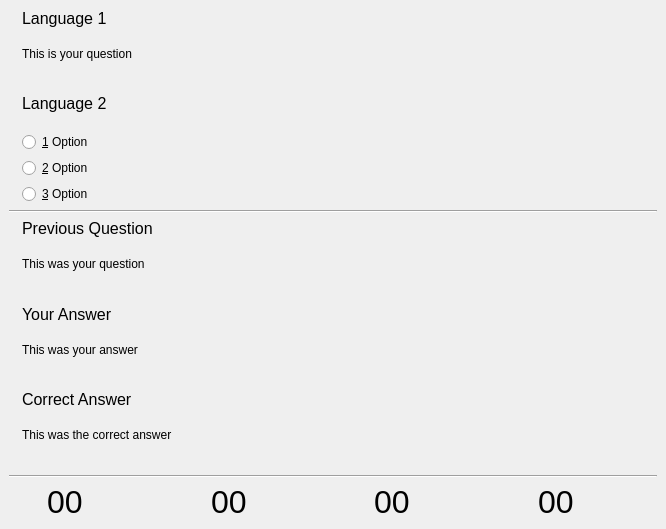
<ui version="4.0" >
 <author>Peter Hedlund &lt;peter.hedlund@kdemail.net></author>
 <class>MultipleViewBase</class>
 <widget class="QWidget" name="MultipleViewBase" >
  <property name="geometry" >
   <rect>
    <x>0</x>
    <y>0</y>
    <width>666</width>
    <height>529</height>
   </rect>
  </property>
  <property name="sizePolicy" >
   <sizepolicy vsizetype="Preferred" hsizetype="Preferred" >
    <horstretch>0</horstretch>
    <verstretch>0</verstretch>
   </sizepolicy>
  </property>
  <property name="minimumSize" >
   <size>
    <width>0</width>
    <height>0</height>
   </size>
  </property>
  <layout class="QGridLayout" >
   <property name="leftMargin" >
    <number>0</number>
   </property>
   <property name="topMargin" >
    <number>0</number>
   </property>
   <property name="rightMargin" >
    <number>0</number>
   </property>
   <property name="bottomMargin" >
    <number>0</number>
   </property>
   <item row="0" column="0" >
    <widget class="QStackedWidget" name="stackedWidget" >
     <property name="currentIndex" >
      <number>0</number>
     </property>
     <widget class="QWidget" name="pageQuiz" >
      <layout class="QGridLayout" >
       <item row="0" column="0" >
        <layout class="QGridLayout" >
         <property name="leftMargin" >
          <number>0</number>
         </property>
         <property name="topMargin" >
          <number>0</number>
         </property>
         <property name="rightMargin" >
          <number>0</number>
         </property>
         <property name="bottomMargin" >
          <number>0</number>
         </property>
         <property name="horizontalSpacing" >
          <number>6</number>
         </property>
         <property name="verticalSpacing" >
          <number>6</number>
         </property>
         <item row="0" column="1" >
          <widget class="QLabel" name="lblQuestionLanguage" >
           <property name="sizePolicy" >
            <sizepolicy vsizetype="Fixed" hsizetype="Expanding" >
             <horstretch>0</horstretch>
             <verstretch>0</verstretch>
            </sizepolicy>
           </property>
           <property name="minimumSize" >
            <size>
             <width>0</width>
             <height>32</height>
            </size>
           </property>
           <property name="font" >
            <font>
             <pointsize>12</pointsize>
             <weight>50</weight>
             <italic>false</italic>
             <bold>false</bold>
             <underline>false</underline>
             <strikeout>false</strikeout>
            </font>
           </property>
           <property name="toolTip" >
            <string>The question</string>
           </property>
           <property name="whatsThis" >
            <string>Language or other identifier for the question</string>
           </property>
           <property name="text" >
            <string>Language 1</string>
           </property>
           <property name="alignment" >
            <set>Qt::AlignTop</set>
           </property>
          </widget>
         </item>
         <item row="1" column="1" >
          <widget class="QLabel" name="lblQuestion" >
           <property name="sizePolicy" >
            <sizepolicy vsizetype="Preferred" hsizetype="Expanding" >
             <horstretch>0</horstretch>
             <verstretch>0</verstretch>
            </sizepolicy>
           </property>
           <property name="toolTip" >
            <string>The question</string>
           </property>
           <property name="whatsThis" >
            <string>The question</string>
           </property>
           <property name="text" >
            <string>This is your question</string>
           </property>
           <property name="textFormat" >
            <enum>Qt::AutoText</enum>
           </property>
           <property name="scaledContents" >
            <bool>false</bool>
           </property>
           <property name="alignment" >
            <set>Qt::AlignTop</set>
           </property>
          </widget>
         </item>
         <item row="0" column="0" >
          <widget class="QLabel" name="picQuestion" >
           <property name="sizePolicy" >
            <sizepolicy vsizetype="Fixed" hsizetype="Fixed" >
             <horstretch>0</horstretch>
             <verstretch>0</verstretch>
            </sizepolicy>
           </property>
           <property name="maximumSize" >
            <size>
             <width>32</width>
             <height>32</height>
            </size>
           </property>
           <property name="toolTip" >
            <string>The question</string>
           </property>
           <property name="pixmap" >
            <pixmap/>
           </property>
           <property name="scaledContents" >
            <bool>true</bool>
           </property>
          </widget>
         </item>
        </layout>
       </item>
       <item row="1" column="0" >
        <layout class="QGridLayout" >
         <property name="leftMargin" >
          <number>0</number>
         </property>
         <property name="topMargin" >
          <number>0</number>
         </property>
         <property name="rightMargin" >
          <number>0</number>
         </property>
         <property name="bottomMargin" >
          <number>0</number>
         </property>
         <property name="horizontalSpacing" >
          <number>6</number>
         </property>
         <property name="verticalSpacing" >
          <number>6</number>
         </property>
         <item row="0" column="0" >
          <widget class="QLabel" name="picAnswer" >
           <property name="sizePolicy" >
            <sizepolicy vsizetype="Fixed" hsizetype="Fixed" >
             <horstretch>0</horstretch>
             <verstretch>0</verstretch>
            </sizepolicy>
           </property>
           <property name="maximumSize" >
            <size>
             <width>32</width>
             <height>32</height>
            </size>
           </property>
           <property name="toolTip" >
            <string>Your choices</string>
           </property>
           <property name="pixmap" >
            <pixmap/>
           </property>
           <property name="scaledContents" >
            <bool>true</bool>
           </property>
          </widget>
         </item>
         <item row="2" column="1" >
          <widget class="QRadioButton" name="opt2" >
           <property name="sizePolicy" >
            <sizepolicy vsizetype="Preferred" hsizetype="Expanding" >
             <horstretch>0</horstretch>
             <verstretch>0</verstretch>
            </sizepolicy>
           </property>
           <property name="minimumSize" >
            <size>
             <width>0</width>
             <height>20</height>
            </size>
           </property>
           <property name="toolTip" >
            <string>Your choices</string>
           </property>
           <property name="whatsThis" >
            <string>Three choices for the answer. One is correct.</string>
           </property>
           <property name="text" >
            <string>&amp;2 Option</string>
           </property>
          </widget>
         </item>
         <item row="1" column="1" >
          <widget class="QRadioButton" name="opt1" >
           <property name="sizePolicy" >
            <sizepolicy vsizetype="Preferred" hsizetype="Expanding" >
             <horstretch>0</horstretch>
             <verstretch>0</verstretch>
            </sizepolicy>
           </property>
           <property name="minimumSize" >
            <size>
             <width>0</width>
             <height>20</height>
            </size>
           </property>
           <property name="toolTip" >
            <string>Your choices</string>
           </property>
           <property name="whatsThis" >
            <string>Three choices for the answer. One is correct.</string>
           </property>
           <property name="text" >
            <string>&amp;1 Option</string>
           </property>
          </widget>
         </item>
         <item row="0" column="1" >
          <widget class="QLabel" name="lblAnswerLanguage" >
           <property name="sizePolicy" >
            <sizepolicy vsizetype="Fixed" hsizetype="Expanding" >
             <horstretch>0</horstretch>
             <verstretch>0</verstretch>
            </sizepolicy>
           </property>
           <property name="minimumSize" >
            <size>
             <width>0</width>
             <height>32</height>
            </size>
           </property>
           <property name="font" >
            <font>
             <pointsize>12</pointsize>
             <weight>50</weight>
             <italic>false</italic>
             <bold>false</bold>
             <underline>false</underline>
             <strikeout>false</strikeout>
            </font>
           </property>
           <property name="toolTip" >
            <string>Your choices</string>
           </property>
           <property name="whatsThis" >
            <string>Language or other identifier for the answer</string>
           </property>
           <property name="text" >
            <string>Language 2</string>
           </property>
           <property name="alignment" >
            <set>Qt::AlignTop</set>
           </property>
          </widget>
         </item>
         <item row="3" column="1" >
          <widget class="QRadioButton" name="opt3" >
           <property name="sizePolicy" >
            <sizepolicy vsizetype="Preferred" hsizetype="Expanding" >
             <horstretch>0</horstretch>
             <verstretch>0</verstretch>
            </sizepolicy>
           </property>
           <property name="minimumSize" >
            <size>
             <width>0</width>
             <height>20</height>
            </size>
           </property>
           <property name="toolTip" >
            <string>Your choices</string>
           </property>
           <property name="whatsThis" >
            <string>Three choices for the answer. One is correct.</string>
           </property>
           <property name="text" >
            <string>&amp;3 Option</string>
           </property>
          </widget>
         </item>
        </layout>
       </item>
       <item row="2" column="0" >
        <widget class="Line" name="line1" >
         <property name="frameShape" >
          <enum>QFrame::HLine</enum>
         </property>
         <property name="frameShadow" >
          <enum>QFrame::Sunken</enum>
         </property>
         <property name="orientation" >
          <enum>Qt::Horizontal</enum>
         </property>
        </widget>
       </item>
       <item row="3" column="0" >
        <layout class="QGridLayout" >
         <property name="leftMargin" >
          <number>0</number>
         </property>
         <property name="topMargin" >
          <number>0</number>
         </property>
         <property name="rightMargin" >
          <number>0</number>
         </property>
         <property name="bottomMargin" >
          <number>0</number>
         </property>
         <property name="horizontalSpacing" >
          <number>6</number>
         </property>
         <property name="verticalSpacing" >
          <number>6</number>
         </property>
         <item row="0" column="1" >
          <widget class="QLabel" name="lblPreviousQuestionHeader" >
           <property name="sizePolicy" >
            <sizepolicy vsizetype="Fixed" hsizetype="Expanding" >
             <horstretch>0</horstretch>
             <verstretch>0</verstretch>
            </sizepolicy>
           </property>
           <property name="minimumSize" >
            <size>
             <width>0</width>
             <height>32</height>
            </size>
           </property>
           <property name="font" >
            <font>
             <pointsize>12</pointsize>
             <weight>50</weight>
             <italic>false</italic>
             <bold>false</bold>
             <underline>false</underline>
             <strikeout>false</strikeout>
            </font>
           </property>
           <property name="toolTip" >
            <string>Previous question</string>
           </property>
           <property name="whatsThis" >
            <string>The previous question</string>
           </property>
           <property name="text" >
            <string>Previous Question</string>
           </property>
           <property name="alignment" >
            <set>Qt::AlignTop</set>
           </property>
          </widget>
         </item>
         <item row="1" column="1" >
          <widget class="QLabel" name="lblPreviousQuestion" >
           <property name="sizePolicy" >
            <sizepolicy vsizetype="Preferred" hsizetype="Expanding" >
             <horstretch>0</horstretch>
             <verstretch>0</verstretch>
            </sizepolicy>
           </property>
           <property name="toolTip" >
            <string>Previous question</string>
           </property>
           <property name="whatsThis" >
            <string>The previous question</string>
           </property>
           <property name="text" >
            <string>This was your question</string>
           </property>
           <property name="textFormat" >
            <enum>Qt::AutoText</enum>
           </property>
           <property name="scaledContents" >
            <bool>false</bool>
           </property>
           <property name="alignment" >
            <set>Qt::AlignTop</set>
           </property>
           <property name="indent" >
            <number>-1</number>
           </property>
          </widget>
         </item>
         <item row="0" column="0" >
          <widget class="QLabel" name="picPrevious" >
           <property name="sizePolicy" >
            <sizepolicy vsizetype="Fixed" hsizetype="Fixed" >
             <horstretch>0</horstretch>
             <verstretch>0</verstretch>
            </sizepolicy>
           </property>
           <property name="maximumSize" >
            <size>
             <width>32</width>
             <height>32</height>
            </size>
           </property>
           <property name="toolTip" >
            <string>Previous question</string>
           </property>
           <property name="pixmap" >
            <pixmap/>
           </property>
           <property name="scaledContents" >
            <bool>true</bool>
           </property>
          </widget>
         </item>
        </layout>
       </item>
       <item row="4" column="0" >
        <layout class="QGridLayout" >
         <property name="leftMargin" >
          <number>0</number>
         </property>
         <property name="topMargin" >
          <number>0</number>
         </property>
         <property name="rightMargin" >
          <number>0</number>
         </property>
         <property name="bottomMargin" >
          <number>0</number>
         </property>
         <property name="horizontalSpacing" >
          <number>6</number>
         </property>
         <property name="verticalSpacing" >
          <number>6</number>
         </property>
         <item row="0" column="0" >
          <widget class="QLabel" name="picYourAnswer" >
           <property name="sizePolicy" >
            <sizepolicy vsizetype="Fixed" hsizetype="Fixed" >
             <horstretch>0</horstretch>
             <verstretch>0</verstretch>
            </sizepolicy>
           </property>
           <property name="maximumSize" >
            <size>
             <width>32</width>
             <height>32</height>
            </size>
           </property>
           <property name="toolTip" >
            <string>Your previous answer</string>
           </property>
           <property name="pixmap" >
            <pixmap/>
           </property>
           <property name="scaledContents" >
            <bool>true</bool>
           </property>
          </widget>
         </item>
         <item row="0" column="1" >
          <widget class="QLabel" name="lblYourAnswerHeader" >
           <property name="sizePolicy" >
            <sizepolicy vsizetype="Fixed" hsizetype="Expanding" >
             <horstretch>0</horstretch>
             <verstretch>0</verstretch>
            </sizepolicy>
           </property>
           <property name="minimumSize" >
            <size>
             <width>0</width>
             <height>32</height>
            </size>
           </property>
           <property name="font" >
            <font>
             <pointsize>12</pointsize>
             <weight>50</weight>
             <italic>false</italic>
             <bold>false</bold>
             <underline>false</underline>
             <strikeout>false</strikeout>
            </font>
           </property>
           <property name="toolTip" >
            <string>Your previous answer</string>
           </property>
           <property name="whatsThis" >
            <string>Your answer to the previous question</string>
           </property>
           <property name="text" >
            <string>Your Answer</string>
           </property>
           <property name="alignment" >
            <set>Qt::AlignTop</set>
           </property>
          </widget>
         </item>
         <item row="1" column="1" >
          <widget class="QLabel" name="lblYourAnswer" >
           <property name="sizePolicy" >
            <sizepolicy vsizetype="Preferred" hsizetype="Expanding" >
             <horstretch>0</horstretch>
             <verstretch>0</verstretch>
            </sizepolicy>
           </property>
           <property name="toolTip" >
            <string>Your previous answer</string>
           </property>
           <property name="whatsThis" >
            <string>Your answer to the previous question</string>
           </property>
           <property name="text" >
            <string>This was your answer</string>
           </property>
           <property name="textFormat" >
            <enum>Qt::AutoText</enum>
           </property>
           <property name="scaledContents" >
            <bool>false</bool>
           </property>
           <property name="alignment" >
            <set>Qt::AlignTop</set>
           </property>
          </widget>
         </item>
        </layout>
       </item>
       <item row="5" column="0" >
        <layout class="QGridLayout" >
         <property name="leftMargin" >
          <number>0</number>
         </property>
         <property name="topMargin" >
          <number>0</number>
         </property>
         <property name="rightMargin" >
          <number>0</number>
         </property>
         <property name="bottomMargin" >
          <number>0</number>
         </property>
         <property name="horizontalSpacing" >
          <number>6</number>
         </property>
         <property name="verticalSpacing" >
          <number>6</number>
         </property>
         <item row="0" column="1" >
          <widget class="QLabel" name="lblCorrectHeader" >
           <property name="sizePolicy" >
            <sizepolicy vsizetype="Fixed" hsizetype="Expanding" >
             <horstretch>0</horstretch>
             <verstretch>0</verstretch>
            </sizepolicy>
           </property>
           <property name="minimumSize" >
            <size>
             <width>0</width>
             <height>32</height>
            </size>
           </property>
           <property name="font" >
            <font>
             <pointsize>12</pointsize>
             <weight>50</weight>
             <italic>false</italic>
             <bold>false</bold>
             <underline>false</underline>
             <strikeout>false</strikeout>
            </font>
           </property>
           <property name="toolTip" >
            <string>Previous correct answer</string>
           </property>
           <property name="whatsThis" >
            <string>The correct answer to the previous question</string>
           </property>
           <property name="text" >
            <string>Correct Answer</string>
           </property>
           <property name="alignment" >
            <set>Qt::AlignTop</set>
           </property>
          </widget>
         </item>
         <item row="1" column="1" >
          <widget class="QLabel" name="lblCorrect" >
           <property name="sizePolicy" >
            <sizepolicy vsizetype="Preferred" hsizetype="Expanding" >
             <horstretch>0</horstretch>
             <verstretch>0</verstretch>
            </sizepolicy>
           </property>
           <property name="toolTip" >
            <string>Previous correct answer</string>
           </property>
           <property name="whatsThis" >
            <string>The correct answer to the previous question</string>
           </property>
           <property name="text" >
            <string>This was the correct answer</string>
           </property>
           <property name="textFormat" >
            <enum>Qt::AutoText</enum>
           </property>
           <property name="scaledContents" >
            <bool>false</bool>
           </property>
           <property name="alignment" >
            <set>Qt::AlignTop</set>
           </property>
          </widget>
         </item>
         <item row="0" column="0" >
          <widget class="QLabel" name="picCorrectAnswer" >
           <property name="sizePolicy" >
            <sizepolicy vsizetype="Fixed" hsizetype="Fixed" >
             <horstretch>0</horstretch>
             <verstretch>0</verstretch>
            </sizepolicy>
           </property>
           <property name="maximumSize" >
            <size>
             <width>32</width>
             <height>32</height>
            </size>
           </property>
           <property name="toolTip" >
            <string>Previous correct answer</string>
           </property>
           <property name="pixmap" >
            <pixmap/>
           </property>
           <property name="scaledContents" >
            <bool>true</bool>
           </property>
          </widget>
         </item>
        </layout>
       </item>
       <item row="6" column="0" >
        <layout class="QGridLayout" >
         <property name="leftMargin" >
          <number>0</number>
         </property>
         <property name="topMargin" >
          <number>0</number>
         </property>
         <property name="rightMargin" >
          <number>0</number>
         </property>
         <property name="bottomMargin" >
          <number>0</number>
         </property>
         <property name="horizontalSpacing" >
          <number>6</number>
         </property>
         <property name="verticalSpacing" >
          <number>6</number>
         </property>
         <item row="0" column="0" >
          <widget class="Line" name="line1_2" >
           <property name="frameShape" >
            <enum>QFrame::HLine</enum>
           </property>
           <property name="frameShadow" >
            <enum>QFrame::Sunken</enum>
           </property>
           <property name="orientation" >
            <enum>Qt::Horizontal</enum>
           </property>
          </widget>
         </item>
         <item row="1" column="0" >
          <layout class="QGridLayout" >
           <property name="leftMargin" >
            <number>0</number>
           </property>
           <property name="topMargin" >
            <number>0</number>
           </property>
           <property name="rightMargin" >
            <number>0</number>
           </property>
           <property name="bottomMargin" >
            <number>0</number>
           </property>
           <property name="horizontalSpacing" >
            <number>6</number>
           </property>
           <property name="verticalSpacing" >
            <number>6</number>
           </property>
           <item row="0" column="1" >
            <widget class="QLabel" name="lblScoreCount" >
             <property name="sizePolicy" >
              <sizepolicy vsizetype="Fixed" hsizetype="Preferred" >
               <horstretch>0</horstretch>
               <verstretch>0</verstretch>
              </sizepolicy>
             </property>
             <property name="font" >
              <font>
               <pointsize>24</pointsize>
               <weight>50</weight>
               <italic>false</italic>
               <bold>false</bold>
               <underline>false</underline>
               <strikeout>false</strikeout>
              </font>
             </property>
             <property name="toolTip" >
              <string>Questions</string>
             </property>
             <property name="whatsThis" >
              <string>The number of questions in the session</string>
             </property>
             <property name="text" >
              <string>00</string>
             </property>
             <property name="alignment" >
              <set>Qt::AlignLeading|Qt::AlignLeft|Qt::AlignVCenter</set>
             </property>
            </widget>
           </item>
           <item row="0" column="4" >
            <widget class="QLabel" name="picCorrect" >
             <property name="sizePolicy" >
              <sizepolicy vsizetype="Fixed" hsizetype="Fixed" >
               <horstretch>0</horstretch>
               <verstretch>0</verstretch>
              </sizepolicy>
             </property>
             <property name="maximumSize" >
              <size>
               <width>32</width>
               <height>32</height>
              </size>
             </property>
             <property name="toolTip" >
              <string>Correct answers</string>
             </property>
             <property name="whatsThis" >
              <string>The number of questions answered correctly. May be shown as a percentage.</string>
             </property>
             <property name="pixmap" >
              <pixmap/>
             </property>
             <property name="scaledContents" >
              <bool>true</bool>
             </property>
            </widget>
           </item>
           <item row="0" column="5" >
            <widget class="QLabel" name="lblScoreCorrect" >
             <property name="sizePolicy" >
              <sizepolicy vsizetype="Fixed" hsizetype="Preferred" >
               <horstretch>0</horstretch>
               <verstretch>0</verstretch>
              </sizepolicy>
             </property>
             <property name="font" >
              <font>
               <pointsize>24</pointsize>
               <weight>50</weight>
               <italic>false</italic>
               <bold>false</bold>
               <underline>false</underline>
               <strikeout>false</strikeout>
              </font>
             </property>
             <property name="toolTip" >
              <string>Correct answers</string>
             </property>
             <property name="whatsThis" >
              <string>The number of questions answered correctly. May be shown as a percentage.</string>
             </property>
             <property name="text" >
              <string>00</string>
             </property>
             <property name="alignment" >
              <set>Qt::AlignLeading|Qt::AlignLeft|Qt::AlignVCenter</set>
             </property>
            </widget>
           </item>
           <item row="0" column="6" >
            <widget class="QLabel" name="picError" >
             <property name="sizePolicy" >
              <sizepolicy vsizetype="Fixed" hsizetype="Fixed" >
               <horstretch>0</horstretch>
               <verstretch>0</verstretch>
              </sizepolicy>
             </property>
             <property name="maximumSize" >
              <size>
               <width>32</width>
               <height>32</height>
              </size>
             </property>
             <property name="toolTip" >
              <string>Incorrect answers</string>
             </property>
             <property name="whatsThis" >
              <string>The number of questions answered incorrectly. May be shown as a percentage.</string>
             </property>
             <property name="pixmap" >
              <pixmap/>
             </property>
             <property name="scaledContents" >
              <bool>true</bool>
             </property>
            </widget>
           </item>
           <item row="0" column="0" >
            <widget class="QLabel" name="picCount" >
             <property name="sizePolicy" >
              <sizepolicy vsizetype="Fixed" hsizetype="Fixed" >
               <horstretch>0</horstretch>
               <verstretch>0</verstretch>
              </sizepolicy>
             </property>
             <property name="maximumSize" >
              <size>
               <width>32</width>
               <height>32</height>
              </size>
             </property>
             <property name="toolTip" >
              <string>Questions</string>
             </property>
             <property name="whatsThis" >
              <string>The number of questions in the session</string>
             </property>
             <property name="pixmap" >
              <pixmap/>
             </property>
             <property name="scaledContents" >
              <bool>true</bool>
             </property>
            </widget>
           </item>
           <item row="0" column="3" >
            <widget class="QLabel" name="lblScoreAnswered" >
             <property name="sizePolicy" >
              <sizepolicy vsizetype="Fixed" hsizetype="Preferred" >
               <horstretch>0</horstretch>
               <verstretch>0</verstretch>
              </sizepolicy>
             </property>
             <property name="font" >
              <font>
               <pointsize>24</pointsize>
               <weight>50</weight>
               <italic>false</italic>
               <bold>false</bold>
               <underline>false</underline>
               <strikeout>false</strikeout>
              </font>
             </property>
             <property name="toolTip" >
              <string>Answered questions</string>
             </property>
             <property name="whatsThis" >
              <string>The number of questions already answered. May be shown as a percentage.</string>
             </property>
             <property name="text" >
              <string>00</string>
             </property>
             <property name="alignment" >
              <set>Qt::AlignLeading|Qt::AlignLeft|Qt::AlignVCenter</set>
             </property>
            </widget>
           </item>
           <item row="0" column="2" >
            <widget class="QLabel" name="picAnswered" >
             <property name="sizePolicy" >
              <sizepolicy vsizetype="Fixed" hsizetype="Fixed" >
               <horstretch>0</horstretch>
               <verstretch>0</verstretch>
              </sizepolicy>
             </property>
             <property name="maximumSize" >
              <size>
               <width>32</width>
               <height>32</height>
              </size>
             </property>
             <property name="toolTip" >
              <string>Answered questions</string>
             </property>
             <property name="whatsThis" >
              <string>The number of questions already answered. May be shown as a percentage.</string>
             </property>
             <property name="pixmap" >
              <pixmap/>
             </property>
             <property name="scaledContents" >
              <bool>true</bool>
             </property>
            </widget>
           </item>
           <item row="0" column="7" >
            <widget class="QLabel" name="lblScoreError" >
             <property name="sizePolicy" >
              <sizepolicy vsizetype="Fixed" hsizetype="Preferred" >
               <horstretch>0</horstretch>
               <verstretch>0</verstretch>
              </sizepolicy>
             </property>
             <property name="font" >
              <font>
               <pointsize>24</pointsize>
               <weight>50</weight>
               <italic>false</italic>
               <bold>false</bold>
               <underline>false</underline>
               <strikeout>false</strikeout>
              </font>
             </property>
             <property name="toolTip" >
              <string>Incorrect answers</string>
             </property>
             <property name="whatsThis" >
              <string>The number of questions answered incorrectly. May be shown as a percentage.</string>
             </property>
             <property name="text" >
              <string>00</string>
             </property>
             <property name="alignment" >
              <set>Qt::AlignLeading|Qt::AlignLeft|Qt::AlignVCenter</set>
             </property>
            </widget>
           </item>
          </layout>
         </item>
        </layout>
       </item>
      </layout>
     </widget>
     <widget class="QWidget" name="pageWarning" >
      <layout class="QGridLayout" >
       <item row="0" column="0" >
        <widget class="QLabel" name="label" >
         <property name="text" >
          <string>&lt;html>There are too few entries in your vocabulary.&lt;br />You need at least three entries for a multiple choice quiz.&lt;/html></string>
         </property>
         <property name="alignment" >
          <set>Qt::AlignCenter</set>
         </property>
         <property name="wordWrap" >
          <bool>true</bool>
         </property>
        </widget>
       </item>
      </layout>
     </widget>
    </widget>
   </item>
  </layout>
 </widget>
 <resources/>
 <connections/>
</ui>
